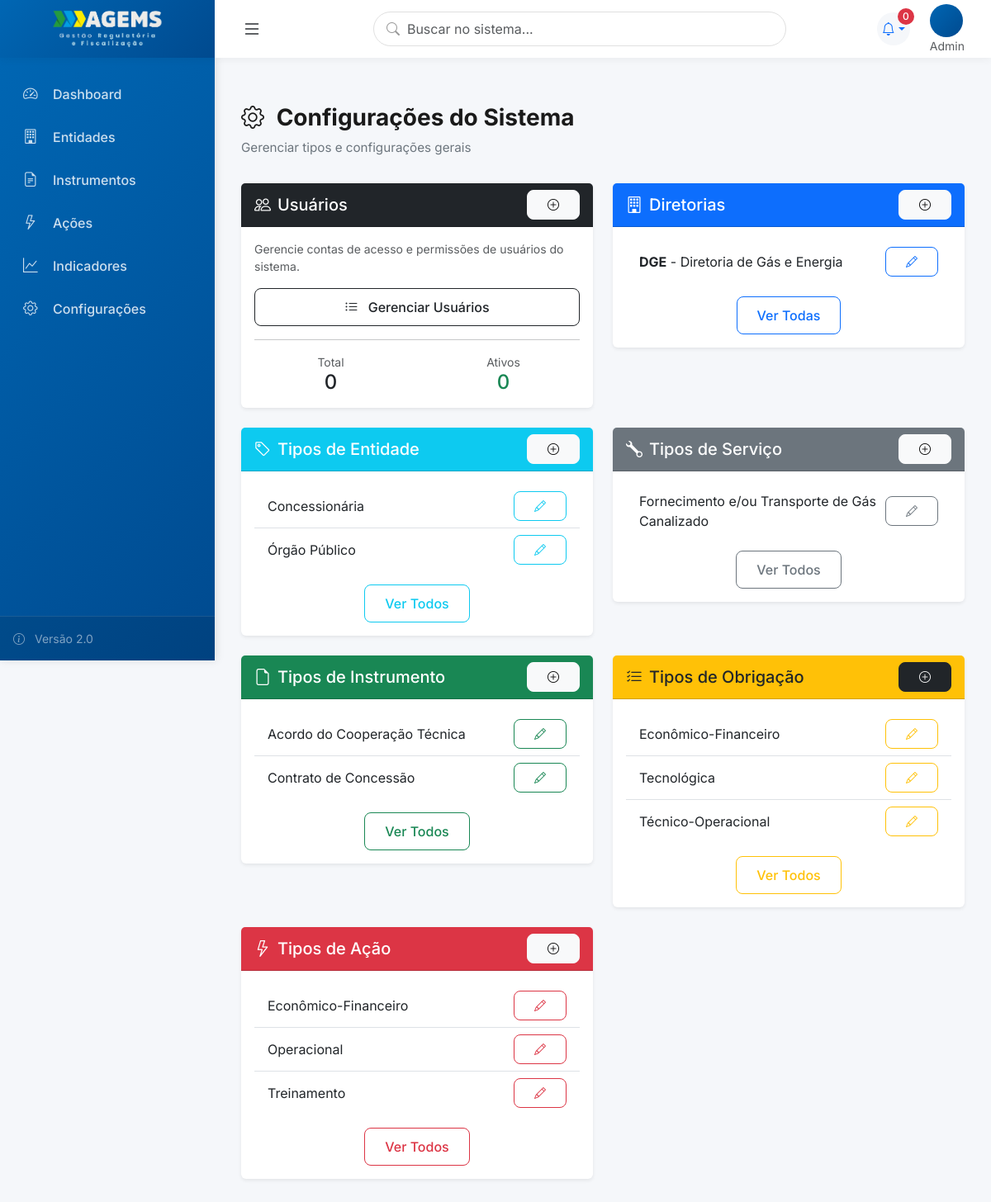
/configuracoes/ (signed in), run on an earlier commit of the app's database.
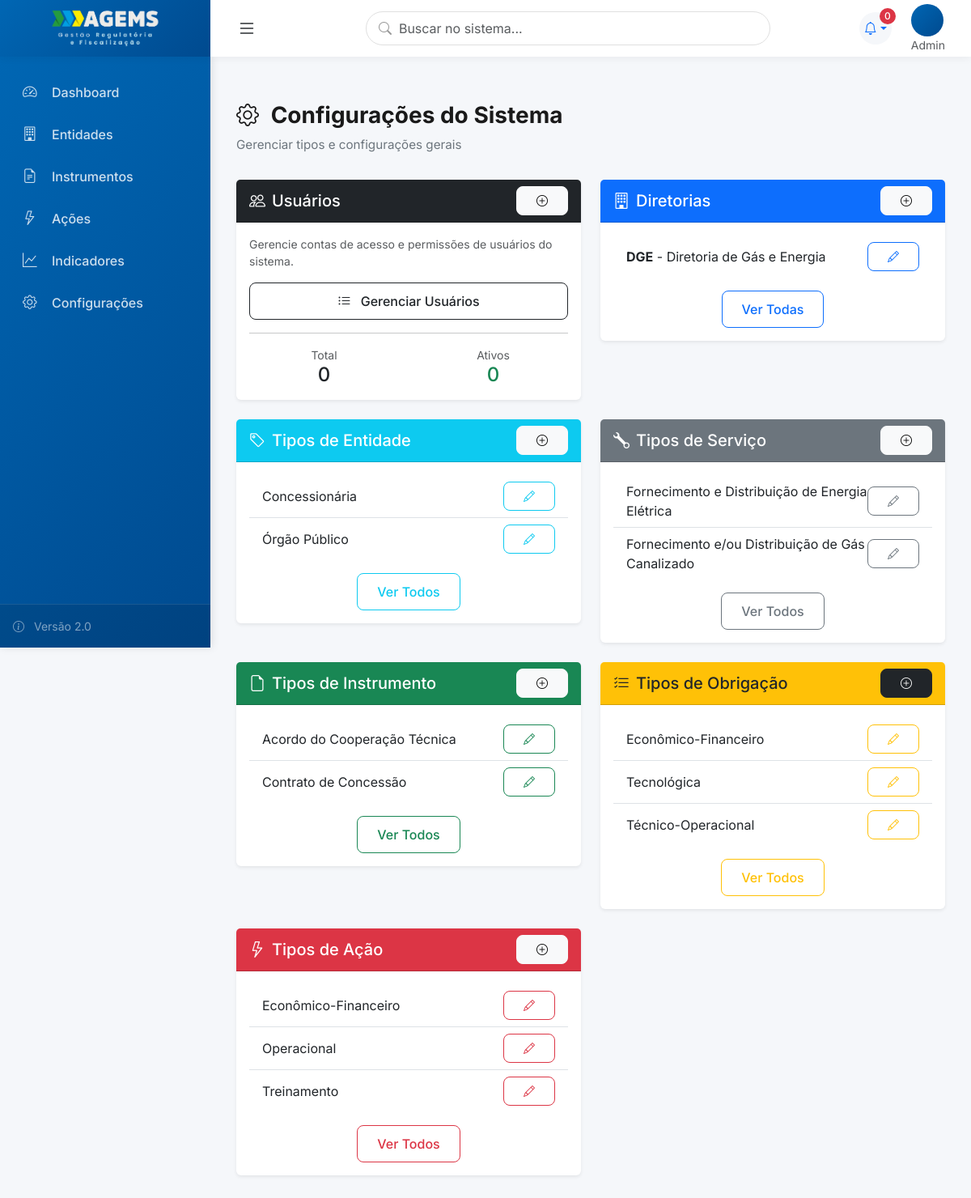
And on a later commit of the database.
### core/models.py (models this page shows, shortened)
class Diretoria(models.Model):
    nome = models.CharField('Nome da Diretoria', max_length=200)
    sigla = models.CharField('Sigla', max_length=10, unique=True)
    diretor_responsavel = models.CharField('Diretor Responsável', max_length=200, blank=True)
    descricao = models.TextField('Descrição', blank=True)
    ativa = models.BooleanField('Ativa', default=True)
    data_criacao = models.DateTimeField('Data de Criação', auto_now_add=True)
    class Meta:
        verbose_name = 'Diretoria'
        verbose_name_plural = 'Diretorias'
        ordering = ['sigla']

class TipoEntidade(models.Model):
    nome = models.CharField('Nome do Tipo', max_length=100, unique=True)
    descricao = models.TextField('Descrição', blank=True)
    ativo = models.BooleanField('Ativo', default=True)
    class Meta:
        verbose_name = 'Tipo de Entidade'
        verbose_name_plural = 'Tipos de Entidade'
        ordering = ['nome']

class TipoServico(models.Model):
    nome = models.CharField('Nome do Serviço', max_length=100, unique=True)
    descricao = models.TextField('Descrição', blank=True)
    ativo = models.BooleanField('Ativo', default=True)
    class Meta:
        verbose_name = 'Tipo de Serviço'
        verbose_name_plural = 'Tipos de Serviço'
        ordering = ['nome']

class TipoInstrumento(models.Model):
    nome = models.CharField('Nome do Tipo', max_length=100, unique=True)
    descricao = models.TextField('Descrição', blank=True)
    ativo = models.BooleanField('Ativo', default=True)
    class Meta:
        verbose_name = 'Tipo de Instrumento'
        verbose_name_plural = 'Tipos de Instrumento'
        ordering = ['nome']

class TipoObrigacao(models.Model):
    nome = models.CharField('Nome do Tipo', max_length=100, unique=True)
    descricao = models.TextField('Descrição', blank=True)
    ativo = models.BooleanField('Ativo', default=True)
    class Meta:
        verbose_name = 'Tipo de Obrigação'
        verbose_name_plural = 'Tipos de Obrigação'
        ordering = ['nome']

class TipoAcao(models.Model):
    nome = models.CharField('Nome do Tipo', max_length=100, unique=True)
    descricao = models.TextField('Descrição', blank=True)
    ativo = models.BooleanField('Ativo', default=True)
    class Meta:
        verbose_name = 'Tipo de Ação'
        verbose_name_plural = 'Tipos de Ação'
        ordering = ['nome']

### core/config_views.py (the view)
# urls.py: path('configuracoes/', configuracoes, name='configuracoes'),
@login_required
def configuracoes(request):
    context = {
        'diretorias': Diretoria.objects.all(),
        'tipos_entidade': TipoEntidade.objects.all(),
        'tipos_servico': TipoServico.objects.all(),
        'tipos_instrumento': TipoInstrumento.objects.all(),
        'tipos_obrigacao': TipoObrigacao.objects.all(),
        'tipos_acao': TipoAcao.objects.all(),
    }
    return render(request, 'core/configuracoes.html', context)

### usuarios/models.py (called while the page is built)
    def pode_criar_usuario(self):
        return self.perfil in [0, 1, 2, 3]  # Admin, Diretoria, Assessoria, Coordenação

### templates/core/configuracoes.html (shortened to what the changed rows need)
﻿{% extends 'base_modern.html' %}
{% block content %}
<div class="page-header">
    <h1 class="page-title">
        <i class="bi bi-gear me-2"></i>
        Configurações do Sistema
    </h1>
</div>
<div class="row g-4">
    <div class="col-md-6">
        <div class="card border-0 shadow-sm">
            <div class="card-body">
                <div class="list-group list-group-flush">
                    {% for dir in diretorias %}
                    <div class="list-group-item d-flex justify-content-between align-items-center">
                        <div>
                            <strong>{{dir.sigla}}</strong> - {{dir.nome}}
                        </div>
                        <div class="btn-group btn-group-sm">
                            <a href="{% url 'diretoria_edit' dir.pk %}" class="btn btn-outline-primary">
                                <i class="bi bi-pencil"></i>
                            </a>
                        </div>
                    </div>
                    {% endfor %}
                </div>
            </div>
        </div>
    </div>
    <div class="col-md-6">
        <div class="card border-0 shadow-sm">
            <div class="card-body">
                <div class="list-group list-group-flush">
                    {% for tipo in tipos_entidade %}
                    <div class="list-group-item d-flex justify-content-between align-items-center">
                        {{tipo.nome}}
                        <a href="{% url 'tipoentidade_edit' tipo.pk %}" class="btn btn-sm btn-outline-info">
                            <i class="bi bi-pencil"></i>
                        </a>
                    </div>
                    {% endfor %}
                </div>
            </div>
        </div>
    </div>
    <div class="col-md-6">
        <div class="card border-0 shadow-sm">
            <div class="card-body">
                <div class="list-group list-group-flush">
                    {% for tipo in tipos_servico %}
                    <div class="list-group-item d-flex justify-content-between align-items-center">
                        {{tipo.nome}}
                        <a href="{% url 'tiposervico_edit' tipo.pk %}" class="btn btn-sm btn-outline-secondary">
                            <i class="bi bi-pencil"></i>
                        </a>
                    </div>
                    {% endfor %}
                </div>
            </div>
        </div>
    </div>
    <div class="col-md-6">
        <div class="card border-0 shadow-sm">
            <div class="card-body">
                <div class="list-group list-group-flush">
                    {% for tipo in tipos_instrumento %}
                    <div class="list-group-item d-flex justify-content-between align-items-center">
                        {{tipo.nome}}
                        <a href="{% url 'tipoinstrumento_edit' tipo.pk %}" class="btn btn-sm btn-outline-success">
                            <i class="bi bi-pencil"></i>
                        </a>
                    </div>
                    {% endfor %}
                </div>
            </div>
        </div>
    </div>
    <div class="col-md-6">
        <div class="card border-0 shadow-sm">
            <div class="card-body">
                <div class="list-group list-group-flush">
                    {% for tipo in tipos_obrigacao %}
                    <div class="list-group-item d-flex justify-content-between align-items-center">
                        {{tipo.nome}}
                        <a href="{% url 'tipoobrigacao_edit' tipo.pk %}" class="btn btn-sm btn-outline-warning">
                            <i class="bi bi-pencil"></i>
                        </a>
                    </div>
                    {% endfor %}
                </div>
            </div>
        </div>
    </div>
    <div class="col-md-6">
        <div class="card border-0 shadow-sm">
            <div class="card-body">
                <div class="list-group list-group-flush">
                    {% for tipo in tipos_acao %}
                    <div class="list-group-item d-flex justify-content-between align-items-center">
                        {{tipo.nome}}
                        <a href="{% url 'tipoacao_edit' tipo.pk %}" class="btn btn-sm btn-outline-danger">
                            <i class="bi bi-pencil"></i>
                        </a>
                    </div>
                    {% endfor %}
                </div>
            </div>
        </div>
    </div>
</div>
{% endblock %}

What changed in the data, as far as the page shows it:
added TipoServico: nome "Fornecimento e Distribuição de Energia Elétrica"
changed TipoServico: nome "Fornecimento e/ou Transporte de Gás Canalizado" → "Fornecimento e/ou Distribuição de Gás Canalizado"
